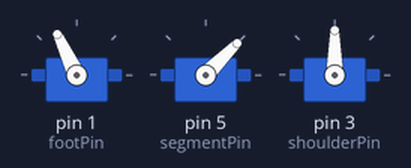
The sketch below on a simulated Arduino Uno, built with avr-gcc and run on an emulated ATmega328P. Parts: 3 × servo. At 5.8 s the program stops and its outputs stay as they are.

Above: at 0.1 s.
At 0.6 s:
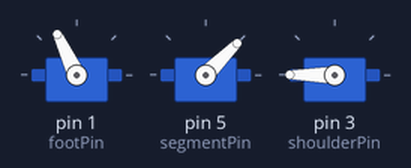
At 1.1 s:
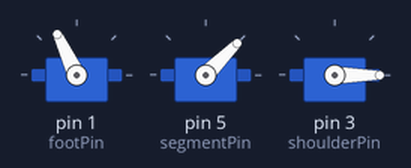
At 1.6 s:
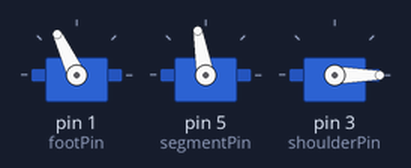
At 2.62 s:
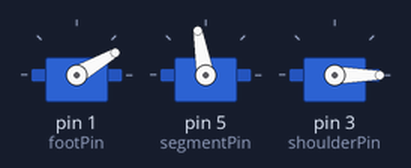
At 3.8 s:
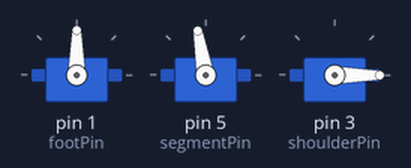
Timing chart, 0 to 7.3 s (numbered marks = the images above):
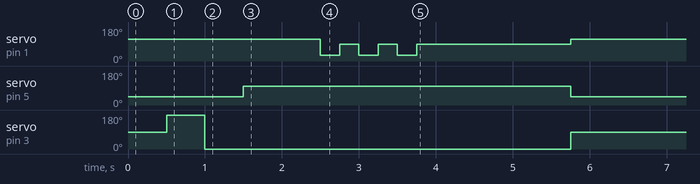

The sketch:

Leg_Testing.ino
```cpp
#include <Servo.h>

Servo foot;
Servo segment;
Servo shoulder;

const int footPin = 1;
const int segmentPin = 5;
const int shoulderPin = 3;

int pos = 0;

void setup() {
  foot.attach(footPin);
  segment.attach(segmentPin);
  shoulder.attach(shoulderPin);
}

void loop() {
  foot.write(115); //lower pos = 0; middle pos = 115; upper pos = 180
  segment.write(45); //lower pos = 0; middle pos = 45; upper pos = 180
  shoulder.write(90); //left pos = 180; middle pos = 90; right pos = 0
  delay(500);
  shoulder.write(180);
  delay(500);
  shoulder.write(0);
  delay(500);
  segment.write(100);
  delay(1000);
  foot.write(30);
  delay(250);
  foot.write(90);
  delay(250);
  foot.write(30);
  delay(250);
  foot.write(90);
  delay(250);
  foot.write(30);
  delay(250);
  foot.write(90);
  delay(2000);
  foot.write(115); //lower pos = 0; middle pos = 115; upper pos = 180
  segment.write(45); //lower pos = 0; middle pos = 45; upper pos = 180
  shoulder.write(90); //left pos = 180; middle pos = 90; right pos = 0
  while(1){}
}
```

Measured:
- by itself, servo on pin 1 (footPin): 115° → 30° at 2.5 s, → 90° 0.25 s later, → 30° 0.25 s later, → 90° 0.25 s later, … (7 changes in this stretch)
- by itself, servo on pin 5 (segmentPin): 45° → 100° at 1.5 s, → 45° 4.3 s later
- by itself, servo on pin 3 (shoulderPin): 90° → 180° at 0.50 s, → 0° 0.50 s later, → 90° 4.8 s later
